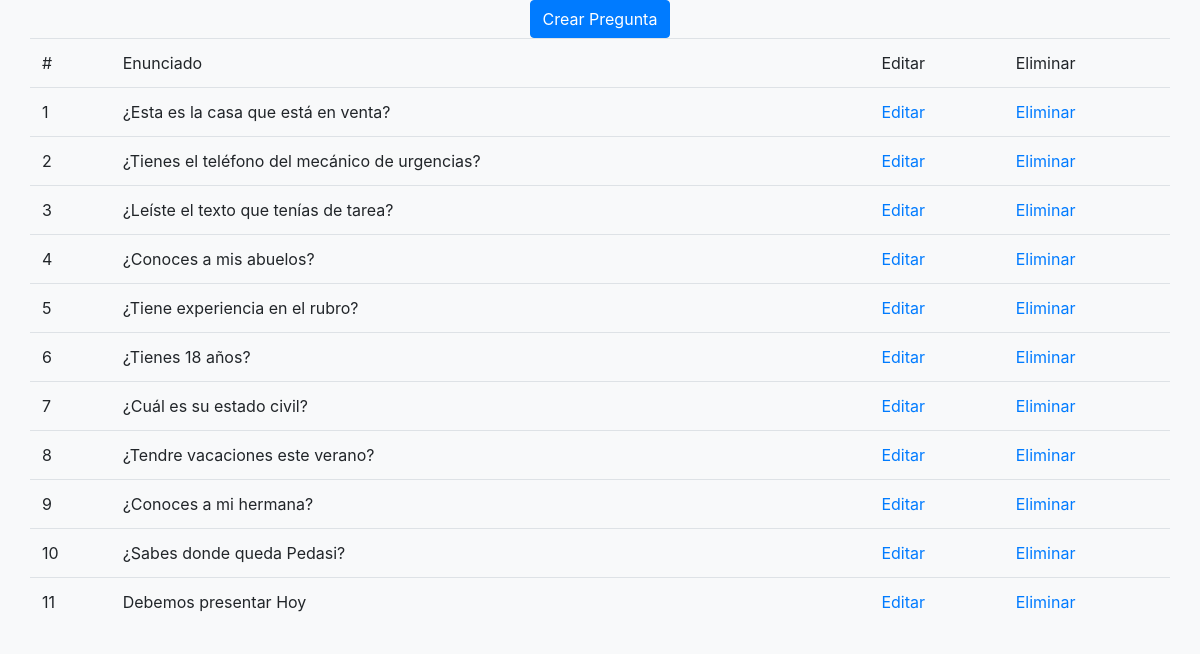
The page /code/mantenimiento.php on the database as committed earlier.
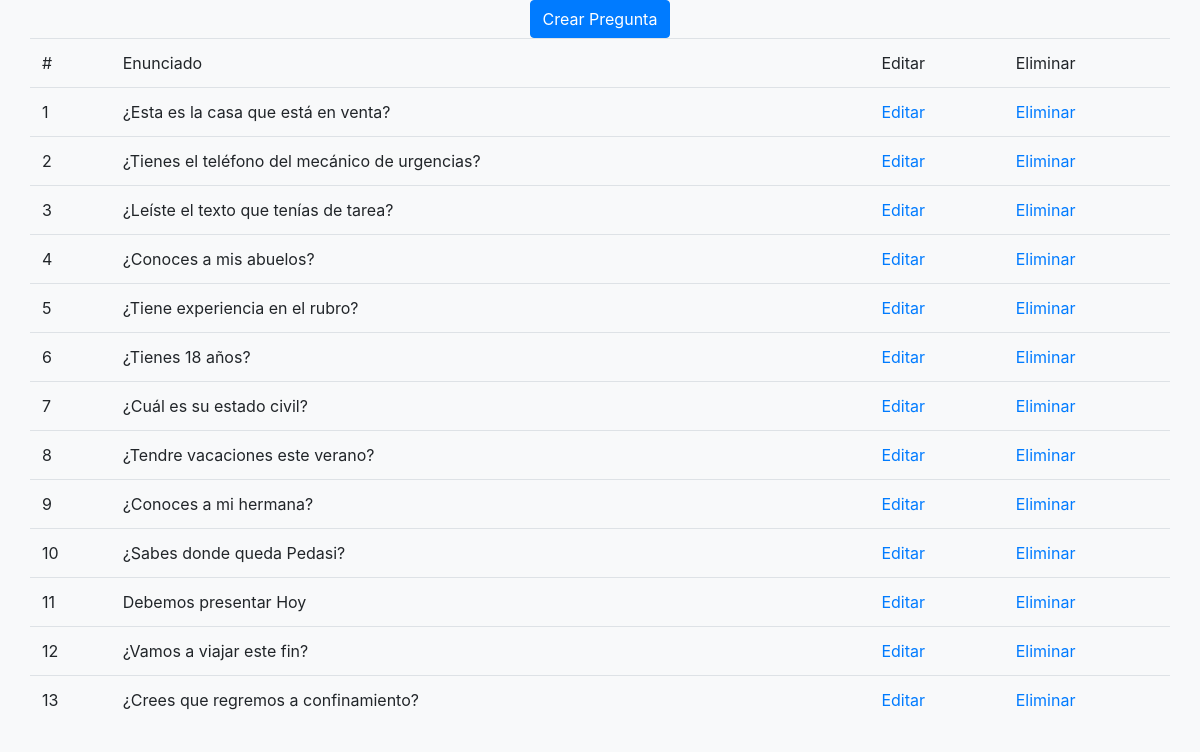
The same page on the database as committed later.
### tables this page shows
CREATE TABLE `preguntas` (
  `id` int(11) NOT NULL,
  `titulo` varchar(250) NOT NULL
);

### code/conexion_db.php (called while the page is built, shortened)
<?php
class Conexion_DB {
    protected $conexion;
    public function __construct()
    {
        $this->conexion =  new mysqli('db','dev','dev','proyecto');
    }
    public function QuerySQL($String){
        $res = $this->conexion->query($String);
        return $res;
    }
}

### code/mantenimiento_preguntas.class.php (called while the page is built, shortened)
<?php
require_once("./conexion_db.php");
class Preguntas {
    private $DB;
    public function __construct()
    {
        $this->DB =  new Conexion_DB();
    }
    public function showAll(){
        try{
            $consulta  = $this->DB->QuerySQL("SELECT * FROM preguntas");
            return $consulta;
        }catch(Exception $e){
            echo $e;
        }
    }
}

### code/mantenimiento.php (the view, shortened to what this page needs)
<?php
require_once("mantenimiento_preguntas.class.php");
$obj = new Preguntas();
$consulta = $obj->showAll();
?>
<!DOCTYPE html>
<html lang="en">
<head>
    <link rel="stylesheet" href="./css/bootstrap.css">
</head>
<body class="bg-light">
    <div class="container">
    <div class="row justify-content-center ">
    <a href="mantenimiento_preguntas.php" type="button" class="btn btn-primary">Crear Pregunta</a>
    <table class="table">
        <thead>
            <tr>
                <td>#</td>
                <td>Enunciado</td>
                <td>Editar</td>
                <td>Eliminar</td>
            </tr>
        </thead>
        <tbody>
        <?php
        $x = 1;
        while($item = $consulta->fetch_assoc()){
            echo "<tr>";
            echo "<td>".$x."</td>";
            echo "<td>".$item['titulo']."</td>";
            echo "<td><a  href='mantenimiento_preguntas.php?id=".$item['id']."'>Editar</a></td>";
            echo "<td><a  href='mantenimiento/delete/".$item['id']."'>Eliminar</a></td>";
            echo "</tr>";
            $x++;
        }
        ?>
        </tbody>
    </table>
    </div>
    </div>
</body>
</html>

Rows that differ between the two databases and show on the page:
added preguntas: titulo "¿Vamos a viajar este fin?"
added preguntas: titulo "¿Crees que regremos a confinamiento?"
